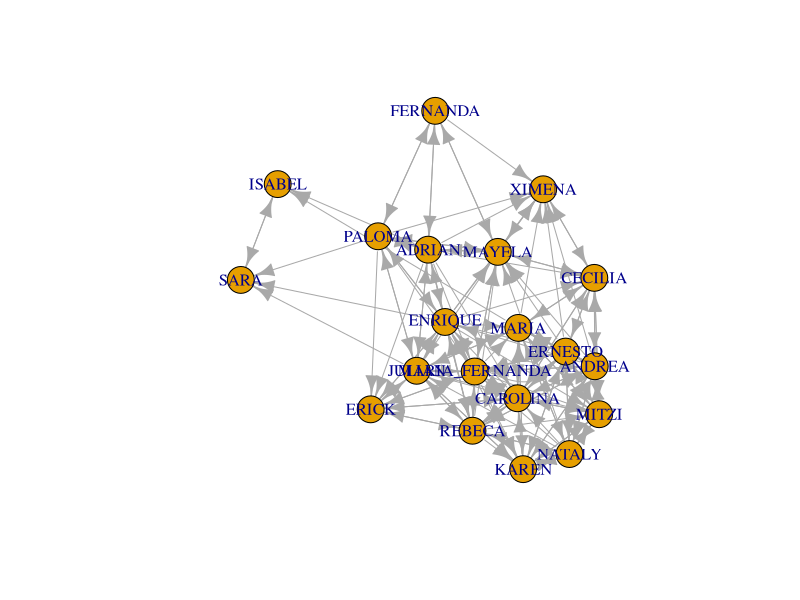

Write the R code that produced this figure. (Note: this script raises an error after producing the figure.)

library (igraph) ## Cargar libreria

# PARTE I

# Red de amigues

Red <- read.csv (file = "Red de amigues.csv", sep = ",") ## Cargar archivo
Red ## Imprimir

row.names (Red) <- Red [ , 1]
Red <- Red [ , -1]

View (Red)

Red <- Red [-2, ] ## Quitar valores con NA
Red <- Red [, -2] ## Quitar valores con NA

View (Red) ## Ver que la matriz ya no tenga NA

# 1. Grafique la red

Red <- as.matrix (Red) ## Tomar como matrix
Red <- graph_from_adjacency_matrix (Red, mode = "directed") ## Hacer objeto igraph, Red dirigida

plot (Red) ## Graficar la red


# 2. Determine a las tres personas con mas amigues

Entrada <- degree (Red, mode = "in") ## Degree de los valores de entrada
sort (Entrada, decreasing = TRUE) [1:3] ## Ver a quienes mas personas seleccionaron como amigues


# 3. Determine a las tres personas que consideran que tiene mas amigues

Salida <- degree (Red, mode = "out") ## Degree de los valores de salida
sort (Salida, decreasing = TRUE) [1:3] ## Ver quienes seleccionaron a mas personas como amigues


# 4. Las tres personas mas importantes por tres medidas de centralidad

betweenness (Red) 
sort (betweenness (Red), decreasing = TRUE) [1:3] ## Los tres nodos mas importantes por ser los mas conectados

degree (Red)
sort (degree (Red), decreasing = TRUE) [1:3] ## Degree de los 3 nodos mas importantes (in and out)

eccentricity (Red)
sort (eccentricity (Red), decreasing = TRUE) [1:3] ## Nodos mas importantes por ser los mas excentricos


# 5. Clusteriza la red con al menos dos metodos y determine cuales son los clusters.

Optimal <- cluster_optimal (Red) ## Metodo de optima estructura
Optimal ## Ver los grupos (3)
table (membership (Optimal)) ## Ver en forma de tabla

Walk <- cluster_walktrap (Red) ## Metodo de "random walks" cortos
Walk ## Ver los grupos (3)
table (membership (Walk)) ## Ver en forma de tabla

# 6. Calcule el diametro

diameter (Red) ## Diametro de la red (3)


# 7. La matriz de distancias y dibuje un heatmap

dist (Red)
help ("dist")

